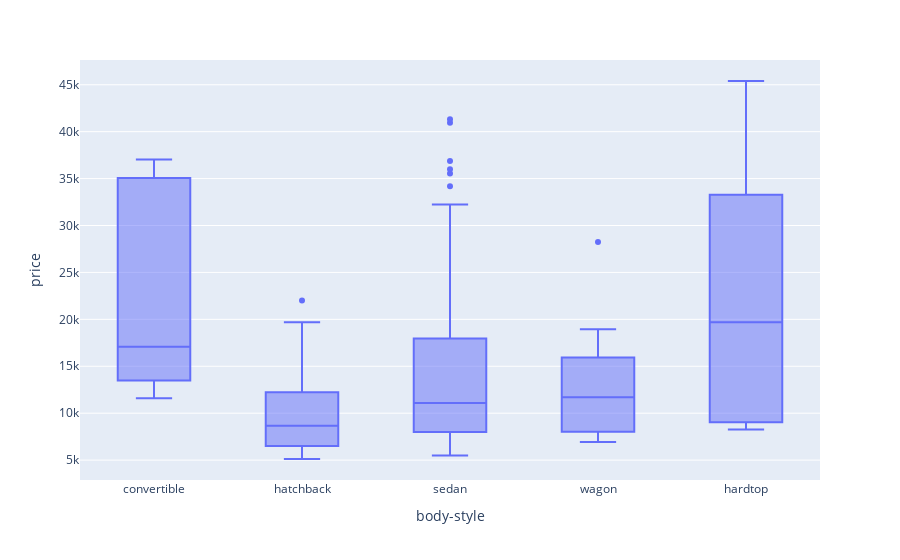

Write notebook code for a chart like this one.
### Code cell
fig = px.box(df, x='body-style',y='price')
fig.show()

### Figure 1 — Plotly figure (JSON) as saved in the notebook; plotly's stock layout.template omitted (floating-point values rounded to 4 significant figures; data arrays with more than 128 entries replaced by an {"elided": "..."} marker saying what was removed)
{"data": [{"alignmentgroup": "True", "hovertemplate": "body-style=%{x}<br>price=%{y}<extra></extra>", "legendgroup": "", "marker": {"color": "#636efa"}, "name": "", "notched": false, "offsetgroup": "", "orientation": "v", "showlegend": false, "type": "box", "x": {"elided": "201 str values"}, "x0": " ", "xaxis": "x", "y": {"elided": "201 int values"}, "y0": " ", "yaxis": "y"}], "layout": {"boxmode": "group", "legend": {"tracegroupgap": 0}, "margin": {"t": 60}, "xaxis": {"anchor": "y", "domain": [0, 1], "title": {"text": "body-style"}}, "yaxis": {"anchor": "x", "domain": [0, 1], "title": {"text": "price"}}}}
